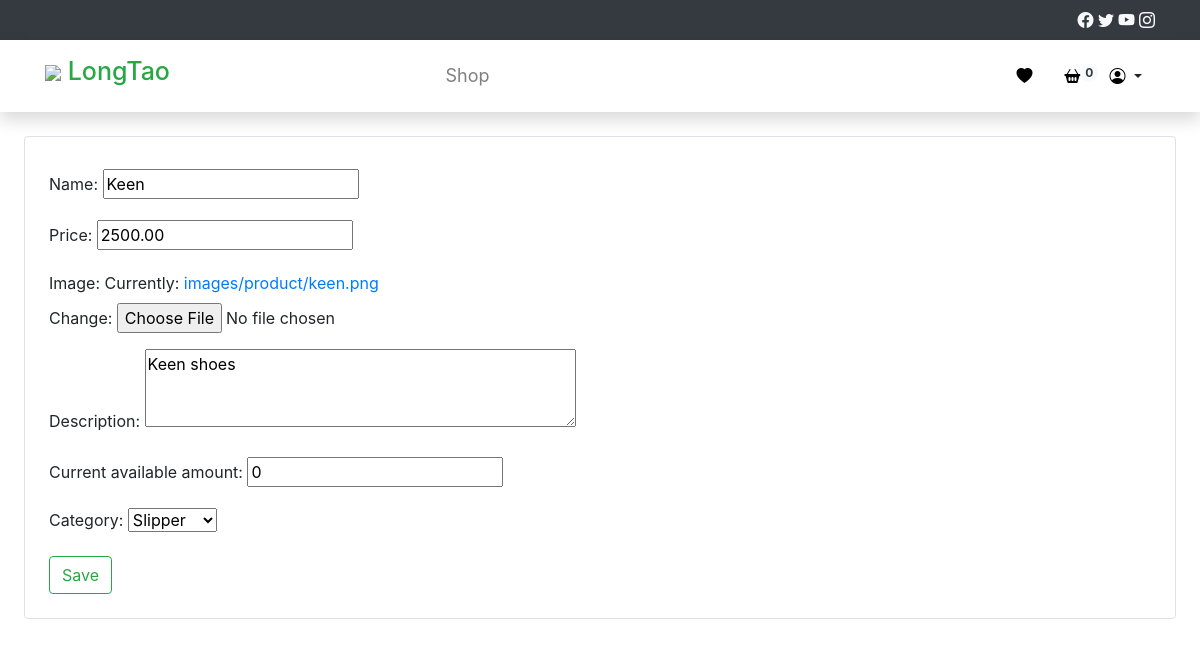
Page /vendor/add-edit-product/5/ (signed in) on the earlier database version.
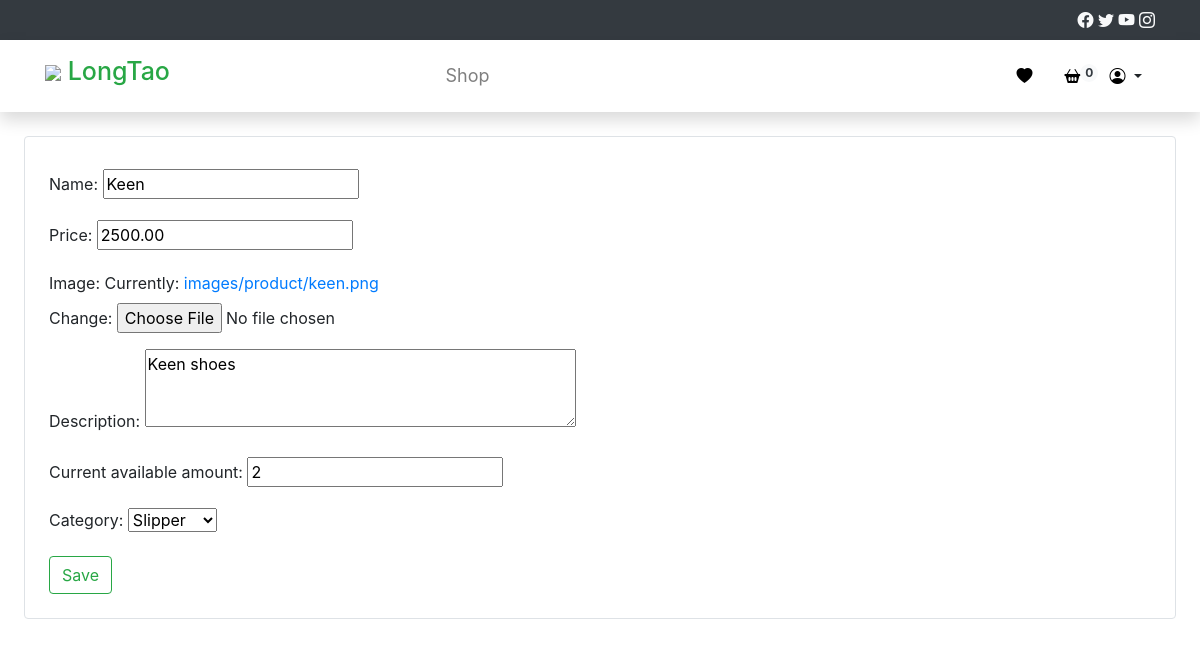
Same page on the later database version.
### Vendor/models.py (models this page shows, shortened)
class Product(models.Model):
        vendor = models.ForeignKey(Vendor, on_delete=models.CASCADE)  #Product Owner
        name = models.CharField(max_length=255) #Product Name
        price = models.DecimalField(max_digits=10, decimal_places=2) #Product Price
        image = models.ImageField(upload_to='images/product/') #Product Image
        description = models.TextField() #Product Description
        current_available_amount = models.PositiveIntegerField() #Product Current Amount
        category = models.ForeignKey(Category, on_delete=models.CASCADE) #Product Category
        created_at = models.DateTimeField(auto_now_add=True) #Product Created Date
        updated_at = models.DateTimeField(auto_now=True) #Product Updated Date
        users_wishlist = models.ManyToManyField(settings.AUTH_USER_MODEL, related_name="user_wishlist", blank=True)

class Category(models.Model):
        name = models.CharField(max_length=255)
        def __str__(self):
                return self.name

### Vendor/views.py (the view)
# urls.py: path('add-edit-product/', views.add_edit_product, name='add_edit_product'),
@login_required
def add_edit_product(request, product_id=None):
    vendor = request.user.vendor
    if product_id:
        product = get_object_or_404(Product, id=product_id, vendor=vendor)
    else:
        product = None
    if request.method == 'POST':
        form = ProductForm(request.POST, request.FILES, instance=product)
        if form.is_valid():
            product = form.save(commit=False)
            product.vendor = request.user.vendor # set the current user as the vendor of the product
            product.save()
            return redirect(f'/buyer/vendor_products/?vendor={request.user.vendor.id}')
    else:
        form = ProductForm(instance=product)
    return render(request, 'add_edit_product.html', {'form': form})

### Vendor/forms.py
class ProductForm(forms.ModelForm):
    class Meta:
        model = Product
        fields = ['name', 'price', 'image', 'description', 'current_available_amount', 'category']
        widgets = {
            'description': forms.Textarea(attrs={'rows': 3})
        }

### Vendor/templates/add_edit_product.html (shortened to what this page needs)
{% extends 'Buyer_base.html' %}
{% block content %}
<div class="border rounded p-4 m-4">
    <form method="POST" enctype="multipart/form-data">
      {{ form.as_p }}
      <button type="submit" class="btn btn-outline-success">Save</button>
    </form>
  </div>
  {% endblock %}

Differences in the rows shown:
changed Product "Keen shoes": current_available_amount "0" → "2"
